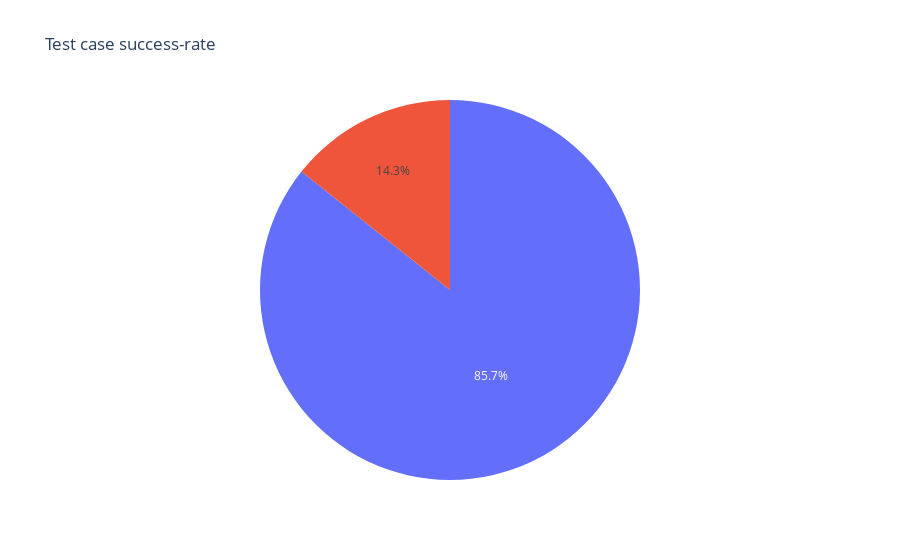

This figure's notebook cell:
### Code cell
fig.show()

### Figure 1 — Plotly figure (JSON) as saved in the notebook; plotly's stock layout.template omitted (floating-point values rounded to 4 significant figures)
{"data": [{"domain": {"x": [0, 1], "y": [0, 1]}, "hovertemplate": "value=%{value}<extra></extra>", "legendgroup": "", "name": "", "showlegend": false, "type": "pie", "values": [12, 2]}], "layout": {"legend": {"tracegroupgap": 0}, "title": {"text": "Test case success-rate"}}}
